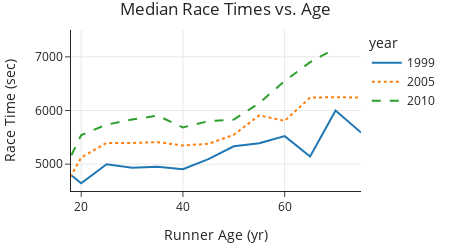

The notebook cell this image was saved under:
### Code cell
fig = px.line(few, x='age5', y='time', color='year',
              line_dash='year',
              title='Median Race Times vs. Age',
              width=450, height=250,
             )
fig.update_xaxes(range=[18, 75], title="Runner Age (yr)")
fig.update_yaxes(range=[4500, 7500], title="Race Time (sec)")
margin(fig, t=30)

### Figure 1 — Plotly figure (JSON) as saved in the notebook; plotly's stock layout.template omitted (floating-point values rounded to 4 significant figures)
{"data": [{"hovertemplate": "year=1999<br>age5=%{x}<br>time=%{y}<extra></extra>", "legendgroup": "1999", "line": {"color": "#1F77B4", "dash": "solid"}, "marker": {"symbol": "circle"}, "mode": "lines", "name": "1999", "orientation": "v", "showlegend": true, "type": "scatter", "x": [15, 20, 25, 30, 35, 40, 45, 50, 55, 60, 65, 70, 75], "xaxis": "x", "y": [5030.0, 4643, 5000.0, 4932, 4952, 4906.0, 5094, 5334, 5389, 5522, 5142, 5998.0, 5591], "yaxis": "y"}, {"hovertemplate": "year=2005<br>age5=%{x}<br>time=%{y}<extra></extra>", "legendgroup": "2005", "line": {"color": "#FF7F0E", "dash": "dot"}, "marker": {"symbol": "circle"}, "mode": "lines", "name": "2005", "orientation": "v", "showlegend": true, "type": "scatter", "x": [15, 20, 25, 30, 35, 40, 45, 50, 55, 60, 65, 70, 75], "xaxis": "x", "y": [4274.0, 5123, 5395, 5394.0, 5410.0, 5349, 5379, 5548, 5910, 5807, 6242.0, 6248, 6239], "yaxis": "y"}, {"hovertemplate": "year=2010<br>age5=%{x}<br>time=%{y}<extra></extra>", "legendgroup": "2010", "line": {"color": "#2CA02C", "dash": "dash"}, "marker": {"symbol": "circle"}, "mode": "lines", "name": "2010", "orientation": "v", "showlegend": true, "type": "scatter", "x": [15, 20, 25, 30, 35, 40, 45, 50, 55, 60, 65, 70], "xaxis": "x", "y": [4562, 5544.0, 5736, 5831, 5905, 5685, 5800, 5831, 6138.0, 6550, 6900, 7157], "yaxis": "y"}], "layout": {"height": 250, "legend": {"title": {"text": "year"}, "tracegroupgap": 0}, "margin": {"t": 30}, "title": {"text": "Median Race Times vs. Age"}, "width": 450, "xaxis": {"anchor": "y", "domain": [0, 1], "range": [18, 75], "title": {"text": "Runner Age (yr)"}, "type": "linear"}, "yaxis": {"anchor": "x", "domain": [0, 1], "range": [4500, 7500], "title": {"text": "Race Time (sec)"}, "type": "linear"}}}
